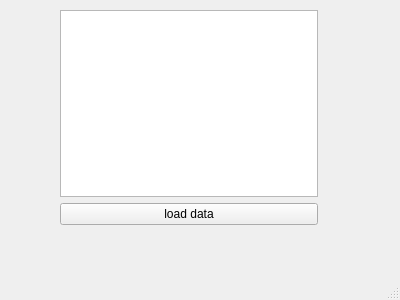
<?xml version="1.0" encoding="UTF-8"?>
<ui version="4.0">
 <class>MainWindow</class>
 <widget class="QMainWindow" name="MainWindow">
  <property name="geometry">
   <rect>
    <x>0</x>
    <y>0</y>
    <width>400</width>
    <height>300</height>
   </rect>
  </property>
  <property name="windowTitle">
   <string>MainWindow</string>
  </property>
  <widget class="QWidget" name="centralwidget">
   <widget class="QWidget" name="">
    <property name="geometry">
     <rect>
      <x>60</x>
      <y>10</y>
      <width>258</width>
      <height>215</height>
     </rect>
    </property>
    <layout class="QVBoxLayout" name="verticalLayout">
     <item>
      <widget class="QTableWidget" name="TravelMaster"/>
     </item>
     <item>
      <widget class="QPushButton" name="dataButton">
       <property name="text">
        <string>load data</string>
       </property>
      </widget>
     </item>
    </layout>
   </widget>
  </widget>
  <widget class="QMenuBar" name="menubar">
   <property name="geometry">
    <rect>
     <x>0</x>
     <y>0</y>
     <width>400</width>
     <height>18</height>
    </rect>
   </property>
  </widget>
  <widget class="QStatusBar" name="statusbar"/>
 </widget>
 <resources/>
 <connections/>
</ui>
